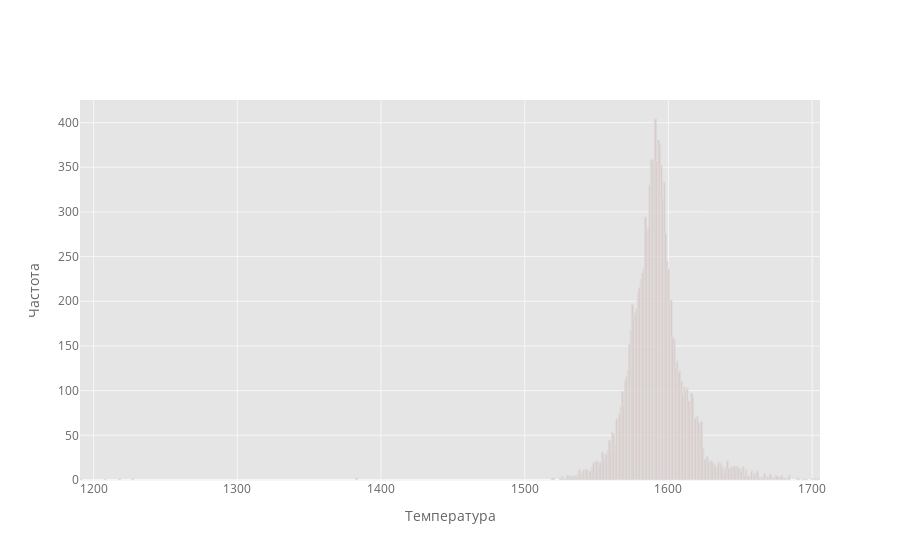

Here is the notebook cell this chart was saved with:
### Code cell
data_temp['temperature'].iplot(kind='hist', xTitle='Температура', yTitle='Частота')

### Figure 1 — Plotly figure (JSON) as saved in the notebook; plotly's stock layout.template omitted (floating-point values rounded to 4 significant figures; data arrays with more than 128 entries replaced by an {"elided": "..."} marker saying what was removed)
{"data": [{"histfunc": "count", "histnorm": "", "marker": {"color": "rgba(226, 74, 51, 1.0)", "line": {"color": "#D9D9D9", "width": 1.3}}, "name": "temperature", "opacity": 0.8, "orientation": "v", "type": "histogram", "x": {"elided": "12265 int values"}}], "layout": {"barmode": "overlay", "legend": {"bgcolor": "#FFFFFF", "font": {"color": "#666666"}}, "paper_bgcolor": "#FFFFFF", "plot_bgcolor": "#E5E5E5", "title": {"font": {"color": "#151516"}}, "xaxis": {"gridcolor": "#F6F6F6", "showgrid": true, "tickfont": {"color": "#666666"}, "title": {"font": {"color": "#666666"}, "text": "Температура"}, "zerolinecolor": "#F6F6F6"}, "yaxis": {"gridcolor": "#F6F6F6", "showgrid": true, "tickfont": {"color": "#666666"}, "title": {"font": {"color": "#666666"}, "text": "Частота"}, "zerolinecolor": "#F6F6F6"}}}
